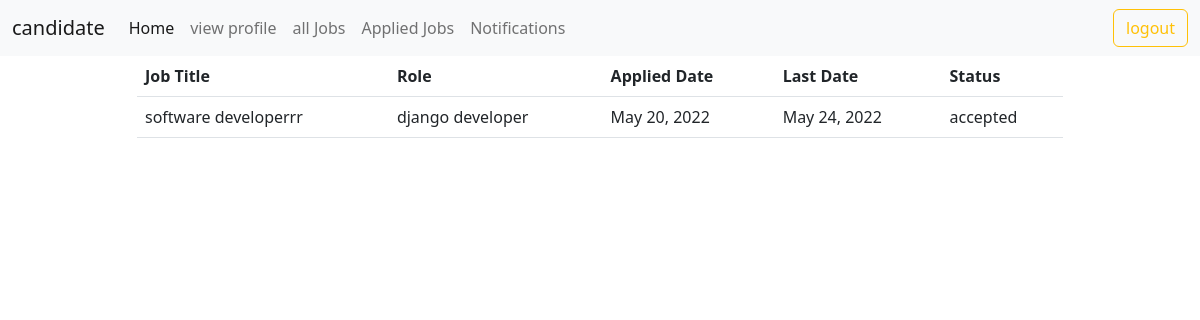
The app's page /candidate/application/accepted (signed in) with its own data.
### users/models.py (models this page shows, shortened)
class User(AbstractUser):
    phone = models.CharField(max_length=12)
    options = (
        ("employer", "employer"),
        ("candidate", "candidate")
    )
    role = models.CharField(max_length=12, choices=options, default="candidate")

### employer/models.py (models this page shows, shortened)
class Applications(models.Model):
    applicant = models.ForeignKey(User, on_delete=models.CASCADE, related_name="applicants")
    job = models.ForeignKey(Jobs, on_delete=models.CASCADE, related_name="ajob")
    options = (
        ("applied", "applied"),
        ("rejected", "rejected"),
        ("pending", "pending"),
        ("cancelled", "cancelled"),
        ("accepted", "accepted")
    )
    status = models.CharField(max_length=20, choices=options, default="applied")
    date = models.DateField(auto_now_add=True)
    class Meta:
        unique_together = ("applicant", "job")

class Jobs(models.Model):
    posted_by = models.ForeignKey(User, on_delete=models.CASCADE, related_name="company")
    job_title = models.CharField(max_length=120)
    job_description = models.TextField()
    role = models.CharField(max_length=120)
    experience = models.PositiveIntegerField(default=0)
    location = models.CharField(max_length=120)
    salary = models.PositiveIntegerField()
    created_date = models.DateField(auto_now_add=True)
    last_date = models.DateField(null=True)
    qualification = models.CharField(max_length=120, null=True)

### candidate/views.py (the view)
# urls.py: path("application/accepted", views.AcceptedApplicationsView.as_view(), name="cand-acptjob"),
@method_decorator(signin_required, name="dispatch")
class AcceptedApplicationsView(ListView):
    model = Applications
    template_name = "cand-accepted.html"
    context_object_name = "application"
    def get_queryset(self):
        return Applications.objects.filter(applicant=self.request.user, status="accepted")

### candidate/templates/cand-accepted.html
{%extends 'base_cand.html'%}
{%block body_block%}
<div class="container">
    <div class="row">
        <div class="col-1"></div>
        <div class="col-10">
            <table class="table table-hover">
                <tr>
                    <th>Job Title</th>
                    <th>Role</th>
                    <th>Applied Date</th>
                    <th>Last Date</th>
                    <th>Status</th>
                </tr>
                {%for appl in application%}
                <tr>
                    <td>{{appl.job.job_title}}</td>
                    <td>{{appl.job.role}}</td>
                    <td>{{appl.date}}</td>
                    <td>{{appl.job.last_date}}</td>
                    <td>{{appl.status}}</td>
                </tr>
                {%endfor%}
            </table>
        </div>
        <div class="col-1"></div>
    </div>
</div>
{%endblock%}

### candidate/templates/base_cand.html (shortened to what this page needs)
<!DOCTYPE html>
<html lang="en">
<head>
    <link href="https://cdn.jsdelivr.net/npm/bootstrap@5.2.0-beta1/dist/css/bootstrap.min.css" rel="stylesheet"
>
</head>
<body>
<nav class="navbar navbar-expand-lg bg-light">
    <div class="container-fluid">
        <a class="navbar-brand" href="#">{{request.user}}</a>
        <div class="collapse navbar-collapse" id="navbarNavAltMarkup">
            <div class="navbar-nav me-auto mb-2 mb-lg-0">
                <a class="nav-link active" aria-current="page" href="{%url 'cand-home'%}">Home</a>
                {%if request.user.candidates%}
                <a class="nav-link" href="{%url 'cand-profdetail'%}">view profile</a>
                {%else%}
                <a class="nav-link" href="{%url 'cand-addprofile'%}">add profile</a>
                {%endif%}
                <a class="nav-link" href="{%url 'cand-joblist'%}">all Jobs</a>
                <a class="nav-link" href="{%url 'cand-myapplic'%}">Applied Jobs</a>
                <a class="nav-link" href="{%url 'cand-acptjob'%}">Notifications</a>
            </div>
            <div class="navbar-nav mr-auto mb-2 mb-lg-0">
                <a class="btn btn-outline-warning" href="{%url 'signout'%}">logout</a>
            </div>
        </div>
    </div>
</nav>
{%block body_block%}
{%endblock%}
</body>
</html>

### records on screen
User: user "candidate"
Applications: job.job_title "software developerrr", job.role "django developer", date "May 20, 2022", job.last_date "May 24, 2022", status "accepted"
